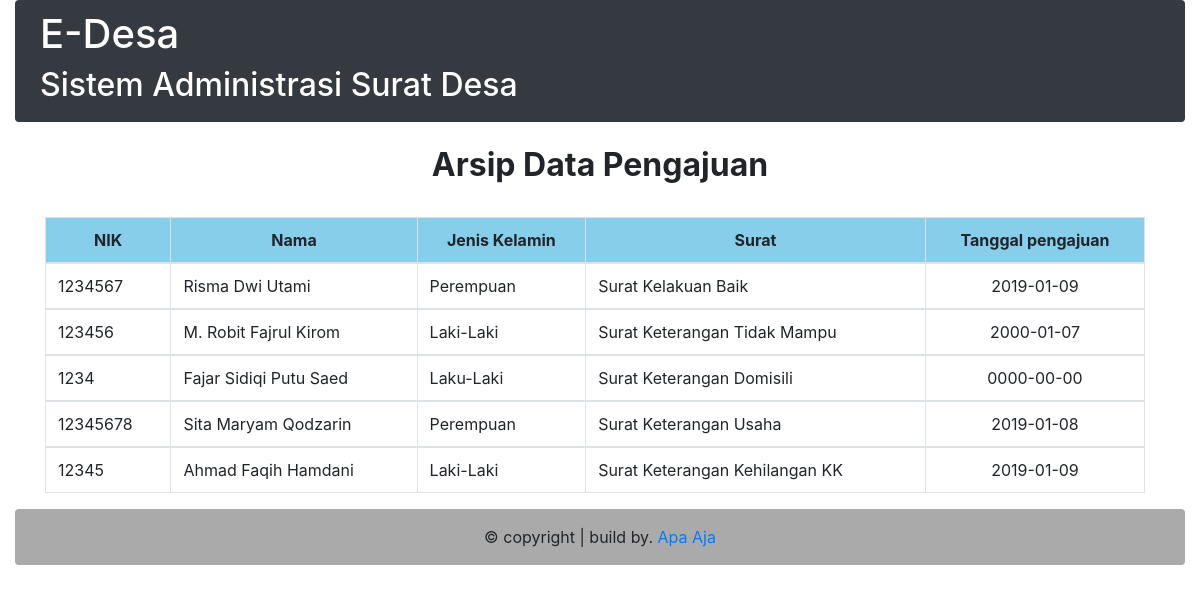
/index.php/c_pengarsipan/arsip_datapengajuan, run on the app's committed database.
### tables this page shows
CREATE TABLE `permohonan` (
  `nik` varchar(16) NOT NULL,
  `no_permohonan` int(10) NOT NULL,
  `tanggal_pengajuan` date NOT NULL,
  `tanggal_selesai` date NOT NULL,
  `foto_kk` varchar(30) NOT NULL,
  `foto_ktp` varchar(30) NOT NULL,
  `keperluan` text NOT NULL,
  `kode_surat` varchar(4) NOT NULL,
  `username` varchar(12) NOT NULL,
  `status_pengajuan` varchar(10) NOT NULL
);

CREATE TABLE `warga` (
  `nkk` varchar(16) NOT NULL,
  `nik` varchar(16) NOT NULL,
  `nama` varchar(30) NOT NULL,
  `tempat_lahir` varchar(30) NOT NULL,
  `tanggal_lahir` date NOT NULL,
  `umur` int(4) NOT NULL,
  `jenis_kelamin` varchar(9) NOT NULL,
  `pendidikan` varchar(30) NOT NULL,
  `perkawinan` varchar(30) NOT NULL,
  `agama` varchar(12) NOT NULL,
  `pekerjaan` varchar(20) NOT NULL,
  `username` varchar(16) NOT NULL,
  `password` varchar(16) NOT NULL,
  `status` varchar(5) NOT NULL,
  `avatar` varchar(30) NOT NULL
);

CREATE TABLE `surat` (
  `kode_surat` varchar(4) NOT NULL,
  `nama_surat` varchar(30) NOT NULL
);

### application/controllers/c_pengarsipan.php (called while the page is built, shortened)
<?php
class c_pengarsipan extends CI_Controller {
	function __construct() {
			$this->load->model('m_user');
		}
		public function arsip_datapengajuan() {
		$data = array(
				'head'=>'v_header',
				'foot'=>'v_footer',
				'navbar'=>'v_navbar',
				'dataarsip'=>$this->m_user->arsip_datapengajuan()
			);
		$this->load->view('pengarsipan/v_data_pengajuan',$data);
		}
}
?>

### index.php (called while the page is built, shortened)
<?php
require_once BASEPATH.'core/CodeIgniter.php';

### application/models/m_user.php (called while the page is built, shortened)
 <?php
	class M_user extends CI_Model {
		public function arsip_datapengajuan(){
			$query = $this->db->query("SELECT * FROM permohonan INNER JOIN warga ON permohonan.nik = warga.nik INNER JOIN surat ON permohonan.kode_surat=surat.kode_surat");
			return $query->result();
		}
	}
?>

### application/views/pengarsipan/v_data_pengajuan.php (the view, shortened to what this page needs)
<html lang="en">
  <head>
    <link rel="stylesheet" type="text/css" href="<?php echo base_url().'assets/css/style_user.css'?>">
    <link rel="stylesheet" href="https://stackpath.bootstrapcdn.com/bootstrap/4.3.1/css/bootstrap.min.css">
  </head>
  <body>
    <div class="container-fluid">
      <div class="container" id="isi">
      <div class="row">
        <div class="col-sm-12">
          <div class="judul">
            <br>
            <h2 align="center"> <strong> Arsip Data Pengajuan</strong> </h1>
            <br>
          </div>
         <div style="margin-bottom:15px; margin-right: 10px;" >
            <form action="data_pengajuan.php">
            <table class="table table-bordered">
              <thead>
                <tr style="background-color: skyblue;" align="center">
                  <th>NIK</th>
                  <th>Nama</th>
                  <th>Jenis Kelamin</th>
                  <th>Surat</th>
                  <th>Tanggal pengajuan</th>
                </tr>
              </thead>
                <?php foreach ($dataarsip as $tampilkan) {
                     ?>
               <tbody>
                <tr>
                  <td><?php echo $tampilkan->nik ?></td>
                  <td><?php echo $tampilkan->nama ?></td>
                  <td><?php echo $tampilkan->jenis_kelamin ?></td>
                  <td><?php echo $tampilkan->nama_surat ?></td>
                  <td align="center"><?php echo $tampilkan->tanggal_pengajuan ?></td>
              </tbody>
              <?php
                }
              ?>
            </table>
            </form>
          </div>
        </div>
      </div>
    </div>
   </div>
  </body>
</html>

### assets/css/style_user.css (style rules this page uses)
html { position: relative; font-size: 1rem; }

### data on the page
permohonan: warga.nik "1234567", warga.nama "Risma Dwi Utami", warga.jenis_kelamin "Perempuan", kode_surat.nama_surat "Surat Kelakuan Baik", tanggal_pengajuan "2019-01-09"
permohonan: warga.nik "123456", warga.nama "M. Robit Fajrul Kirom", warga.jenis_kelamin "Laki-Laki", kode_surat.nama_surat "Surat Keterangan Tidak Mampu", tanggal_pengajuan "2000-01-07"
permohonan: warga.nik "1234", warga.nama "Fajar Sidiqi Putu Saed", warga.jenis_kelamin "Laku-Laki", kode_surat.nama_surat "Surat Keterangan Domisili", tanggal_pengajuan "0000-00-00"
permohonan: warga.nik "12345678", warga.nama "Sita Maryam Qodzarin", warga.jenis_kelamin "Perempuan", kode_surat.nama_surat "Surat Keterangan Usaha", tanggal_pengajuan "2019-01-08"
permohonan: warga.nik "12345", warga.nama "Ahmad Faqih Hamdani", warga.jenis_kelamin "Laki-Laki", kode_surat.nama_surat "Surat Keterangan Kehilangan KK", tanggal_pengajuan "2019-01-09"
